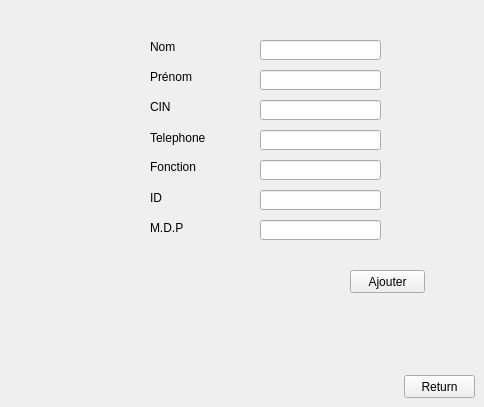
   <widget class="QWidget" name="page_12">
    <widget class="QLabel" name="label_39">
     <property name="geometry">
      <rect>
       <x>150</x>
       <y>70</y>
       <width>47</width>
       <height>13</height>
      </rect>
     </property>
     <property name="text">
      <string>Prénom</string>
     </property>
    </widget>
    <widget class="QLabel" name="label_40">
     <property name="geometry">
      <rect>
       <x>150</x>
       <y>160</y>
       <width>47</width>
       <height>13</height>
      </rect>
     </property>
     <property name="text">
      <string>Fonction</string>
     </property>
    </widget>
    <widget class="QLabel" name="label_41">
     <property name="geometry">
      <rect>
       <x>150</x>
       <y>40</y>
       <width>47</width>
       <height>13</height>
      </rect>
     </property>
     <property name="text">
      <string>Nom</string>
     </property>
    </widget>
    <widget class="QLineEdit" name="e_nom">
     <property name="geometry">
      <rect>
       <x>260</x>
       <y>40</y>
       <width>121</width>
       <height>20</height>
      </rect>
     </property>
    </widget>
    <widget class="QLabel" name="label_42">
     <property name="geometry">
      <rect>
       <x>150</x>
       <y>100</y>
       <width>47</width>
       <height>13</height>
      </rect>
     </property>
     <property name="text">
      <string>CIN</string>
     </property>
    </widget>
    <widget class="QLineEdit" name="e_cin">
     <property name="geometry">
      <rect>
       <x>260</x>
       <y>100</y>
       <width>121</width>
       <height>20</height>
      </rect>
     </property>
    </widget>
    <widget class="QLabel" name="label_43">
     <property name="geometry">
      <rect>
       <x>150</x>
       <y>130</y>
       <width>61</width>
       <height>16</height>
      </rect>
     </property>
     <property name="text">
      <string>Telephone</string>
     </property>
    </widget>
    <widget class="QLineEdit" name="e_mdp">
     <property name="geometry">
      <rect>
       <x>260</x>
       <y>220</y>
       <width>121</width>
       <height>20</height>
      </rect>
     </property>
    </widget>
    <widget class="QLabel" name="label_44">
     <property name="geometry">
      <rect>
       <x>150</x>
       <y>220</y>
       <width>41</width>
       <height>16</height>
      </rect>
     </property>
     <property name="text">
      <string>M.D.P</string>
     </property>
    </widget>
    <widget class="QLabel" name="label_45">
     <property name="geometry">
      <rect>
       <x>150</x>
       <y>190</y>
       <width>31</width>
       <height>16</height>
      </rect>
     </property>
     <property name="text">
      <string>ID</string>
     </property>
    </widget>
    <widget class="QLineEdit" name="e_id">
     <property name="geometry">
      <rect>
       <x>260</x>
       <y>190</y>
       <width>121</width>
       <height>20</height>
      </rect>
     </property>
    </widget>
    <widget class="QLineEdit" name="e_telephone">
     <property name="geometry">
      <rect>
       <x>260</x>
       <y>130</y>
       <width>121</width>
       <height>20</height>
      </rect>
     </property>
    </widget>
    <widget class="QLineEdit" name="e_prenom">
     <property name="geometry">
      <rect>
       <x>260</x>
       <y>70</y>
       <width>121</width>
       <height>20</height>
      </rect>
     </property>
    </widget>
    <widget class="QLineEdit" name="e_fonction">
     <property name="geometry">
      <rect>
       <x>260</x>
       <y>160</y>
       <width>121</width>
       <height>20</height>
      </rect>
     </property>
    </widget>
    <widget class="QPushButton" name="pushButton_41">
     <property name="geometry">
      <rect>
       <x>350</x>
       <y>270</y>
       <width>75</width>
       <height>23</height>
      </rect>
     </property>
     <property name="text">
      <string>Ajouter</string>
     </property>
    </widget>
    <widget class="QPushButton" name="pushButton_60">
     <property name="geometry">
      <rect>
       <x>404</x>
       <y>375</y>
       <width>71</width>
       <height>23</height>
      </rect>
     </property>
     <property name="text">
      <string>Return</string>
     </property>
    </widget>
   </widget>
